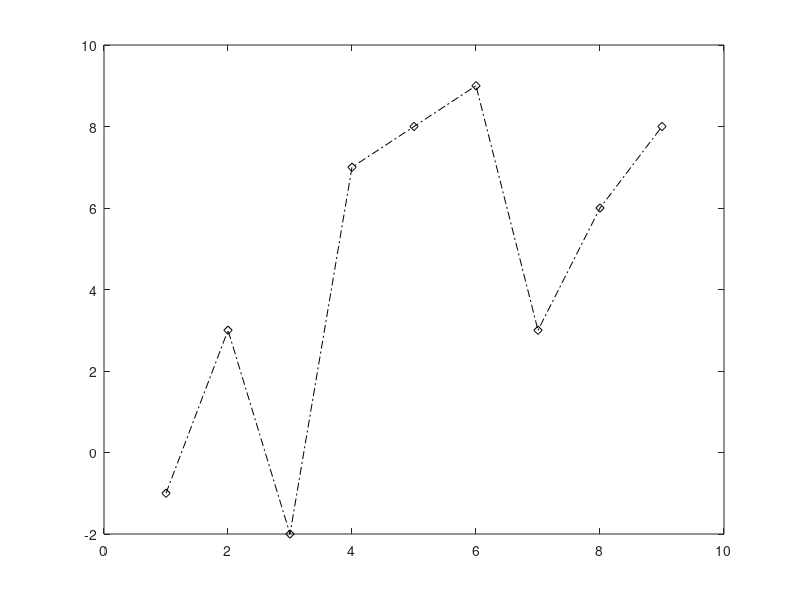

Write the MATLAB code that produced this figure.
x=[1 2 3 4 5 6 7 8 9];
y=[-1 3 -2 7 8 9 3 6 8];
plot(x,y,'m');
plot(x,y,'--');
plot(x,y,'o');
plot(x,y,'o-.k');
plot(x,y,'o--k');
plot(x,y,'d-.k');